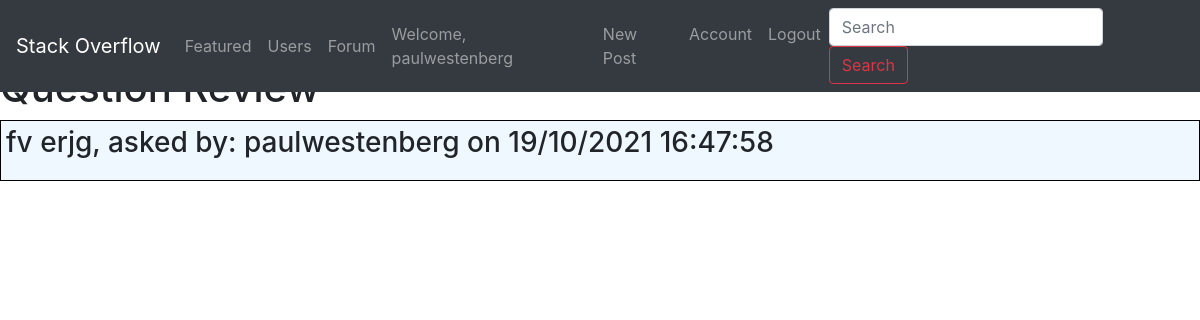
The app's page /viewquestion (signed in) with its own data.
### app/models.py (models this page shows, shortened)
class User(db.Model, UserMixin):
    id = db.Column(db.Integer, primary_key=True)
    username = db.Column(db.String(80), unique=True, nullable=False)
    email = db.Column(db.String(120), unique=True, nullable=False)
    password_hash = db.Column(db.String(60), nullable=False)
    posts = db.relationship('Post', backref='owned_user', lazy=True)
    @property
    def password(self):
        return self.password

class Question(db.Model):
    id = db.Column(db.Integer, primary_key=True)
    title = db.Column(db.String(102), unique=False, nullable=False)
    username = db.Column(db.String(80), unique=False, nullable=False)
    question = db.Column(db.String(4048), unique=True, nullable=False)
    questionaskdate = db.Column(db.String(158), unique=False, nullable=False)
    def __repr__(self):
        return f'{self.question},\n\n asked by: {self.username} on {self.questionaskdate}'

### app/routes.py (the view)
@app.route('/viewquestion')
def viewquestion_page():
    questions = Question.query.all()
    return render_template('ViewQuestion.html', allquestions=questions)

### app/models.py (called while the page is built)
@login_manager.user_loader
def load_user(user_id):
    return User.query.get(int(user_id))

### app/templates/ViewQuestion.html
{% extends 'base.html' %} {% block content %}
<br />
<h1>Question Review</h1>
<h3
  style="
    border: solid 1px black;
    display: block;
    padding: 5px;
    padding-bottom: 20px;
    background-color: aliceblue;
  "
>
  {% block allquestions %} {{allquestions.2}}
</h3>
{% endblock %}
<br />
{% endblock %} {% block foot %} {% endblock %}

### app/templates/base.html (shortened to what this page needs)
<!DOCTYPE html>
<html lang="en">
{% block head %}
<head>
    <link href="../static/stackoverflow.css" rel="stylesheet">
    <link rel="stylesheet" href="https://maxcdn.bootstrapcdn.com/bootstrap/4.3.1/css/bootstrap.min.css">
</head>
{% endblock %}
<body>
{% block navbar %}
<header>
    <nav class="navbar navbar-expand-md navbar-dark fixed-top bg-dark">
        <a class="navbar-brand" href="{{ url_for('home') }}">Stack Overflow<span class="sr-only">(current)</span></a>
        <div class="collapse navbar-collapse" id="navbarCollapse">
            <ul class="navbar-nav mr-auto">
            <li class="nav-item">
                <a class="nav-link" href="">Featured</a>
            </li>
            <li class="nav-item">
                <a class="nav-link" href="">Users</a>
            </li>
            <li>
                <a class="nav-item nav-link" href="{{ url_for('forum_page') }}">Forum</a>
            </li>
            </ul>
            <div class="navbar-nav">
                {% if current_user.is_authenticated %}
                <a class="nav-item nav-link"> Welcome, {{current_user.username }}</a>
                {% else %}
                <a class="nav-item nav-link" href="{{ url_for('login_page') }}">Log in</a>
                <a class="nav-item nav-link" href="{{ url_for('register_page') }}">Register</a>
                {% endif %}
                <a class="nav-item nav-link" href="{{ url_for('post') }}">New Post</a>
                <a class="nav-item nav-link" href="">Account</a>
                {% if current_user.is_authenticated %}
                <a class="nav-item nav-link" href="{{ url_for('logout_page') }}">Logout</a>
                {% endif %}
            </div>
                <form class="form-inline mt-2 mt-md-0">
                    <input class="form-control mr-sm-2" type="text" placeholder="Search" aria-label="Search">
                    <button class="btn btn-outline-danger my-2 my-sm-0" type="submit">Search</button>
                </form>
        </div>
    </nav>
</header>
{% endblock %}
{% block content %}{% endblock %}
</body>
</html>

### app/static/stackoverflow.css (style rules this page uses)
body { -ms-flex-align: center; -ms-flex-pack: center; -webkit-box-align: center; align-items: center; -webkit-box-pack: center; justify-content: center; padding-top: 40px; padding-bottom: 40px; background-color: #f5f5f5; }

### records on screen
User: username "paulwestenberg"
Question: question+username+questionaskdate "fv erjg, asked by: paulwestenberg on 19/10/2021 16:47:58"
